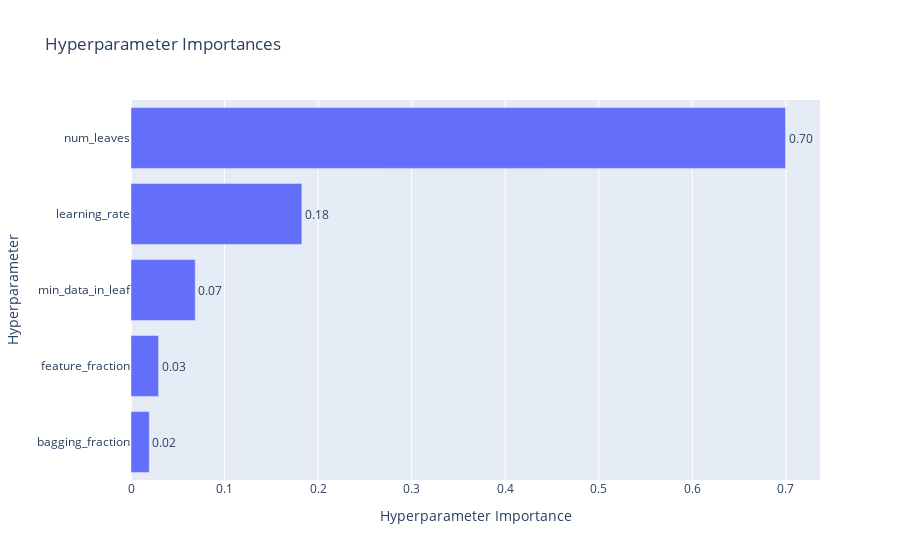

The cell this chart's notebook holds for it:
### Code cell
plot_param_importances(study)

### Figure 1 — Plotly figure (JSON) as saved in the notebook; plotly's stock layout.template omitted (floating-point values rounded to 4 significant figures)
{"data": [{"cliponaxis": false, "hovertemplate": ["bagging_fraction (FloatDistribution): 0.019505226607550417<extra></extra>", "feature_fraction (FloatDistribution): 0.029447847550932525<extra></extra>", "min_data_in_leaf (IntDistribution): 0.06866681253220848<extra></extra>", "learning_rate (FloatDistribution): 0.18264832971429407<extra></extra>", "num_leaves (IntDistribution): 0.6997317835950144<extra></extra>"], "name": "Objective Value", "orientation": "h", "text": ["0.02", "0.03", "0.07", "0.18", "0.70"], "textposition": "outside", "type": "bar", "x": [0.01951, 0.02945, 0.06867, 0.1826, 0.6997], "y": ["bagging_fraction", "feature_fraction", "min_data_in_leaf", "learning_rate", "num_leaves"]}], "layout": {"title": {"text": "Hyperparameter Importances"}, "xaxis": {"title": {"text": "Hyperparameter Importance"}}, "yaxis": {"title": {"text": "Hyperparameter"}}}}
